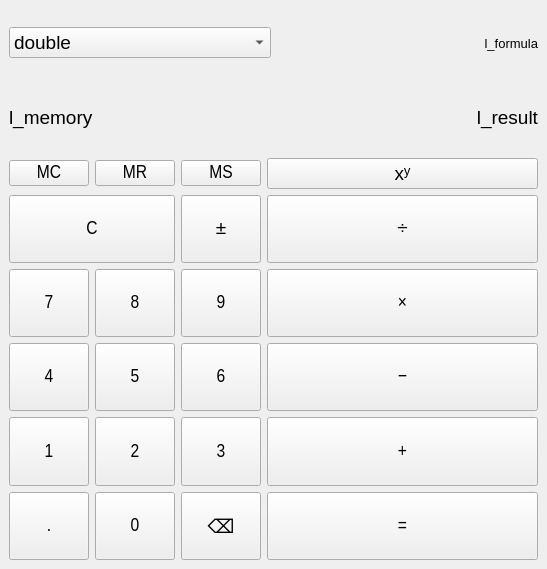
<?xml version="1.0" encoding="UTF-8"?>
<ui version="4.0">
 <class>MainWindow</class>
 <widget class="QMainWindow" name="MainWindow">
  <property name="geometry">
   <rect>
    <x>0</x>
    <y>0</y>
    <width>547</width>
    <height>569</height>
   </rect>
  </property>
  <property name="sizePolicy">
   <sizepolicy hsizetype="Preferred" vsizetype="Preferred">
    <horstretch>0</horstretch>
    <verstretch>0</verstretch>
   </sizepolicy>
  </property>
  <property name="font">
   <font>
    <pointsize>14</pointsize>
   </font>
  </property>
  <property name="windowTitle">
   <string>Калькулятор</string>
  </property>
  <widget class="QWidget" name="centralwidget">
   <layout class="QGridLayout" name="gridLayout">
    <item row="0" column="0" colspan="4">
     <layout class="QHBoxLayout" name="horizontalLayout_2">
      <item>
       <widget class="QComboBox" name="cmb_controller">
        <item>
         <property name="text">
          <string>double</string>
         </property>
        </item>
        <item>
         <property name="text">
          <string>float</string>
         </property>
        </item>
        <item>
         <property name="text">
          <string>uint8_t</string>
         </property>
        </item>
        <item>
         <property name="text">
          <string>int</string>
         </property>
        </item>
        <item>
         <property name="text">
          <string>int64_t</string>
         </property>
        </item>
        <item>
         <property name="text">
          <string>size_t</string>
         </property>
        </item>
        <item>
         <property name="text">
          <string>Rational</string>
         </property>
        </item>
       </widget>
      </item>
      <item>
       <widget class="QLabel" name="l_formula">
        <property name="font">
         <font>
          <pointsize>10</pointsize>
         </font>
        </property>
        <property name="text">
         <string>l_formula</string>
        </property>
        <property name="alignment">
         <set>Qt::AlignmentFlag::AlignRight|Qt::AlignmentFlag::AlignTrailing|Qt::AlignmentFlag::AlignVCenter</set>
        </property>
       </widget>
      </item>
     </layout>
    </item>
    <item row="1" column="0" colspan="4">
     <layout class="QHBoxLayout" name="horizontalLayout" stretch="0,1">
      <item>
       <widget class="QLabel" name="l_memory">
        <property name="sizePolicy">
         <sizepolicy hsizetype="Preferred" vsizetype="Preferred">
          <horstretch>0</horstretch>
          <verstretch>0</verstretch>
         </sizepolicy>
        </property>
        <property name="font">
         <font>
          <pointsize>14</pointsize>
         </font>
        </property>
        <property name="text">
         <string>l_memory</string>
        </property>
       </widget>
      </item>
      <item>
       <widget class="QLabel" name="l_result">
        <property name="sizePolicy">
         <sizepolicy hsizetype="Preferred" vsizetype="Preferred">
          <horstretch>0</horstretch>
          <verstretch>0</verstretch>
         </sizepolicy>
        </property>
        <property name="font">
         <font>
          <pointsize>14</pointsize>
         </font>
        </property>
        <property name="text">
         <string>l_result</string>
        </property>
        <property name="alignment">
         <set>Qt::AlignmentFlag::AlignRight|Qt::AlignmentFlag::AlignTrailing|Qt::AlignmentFlag::AlignVCenter</set>
        </property>
       </widget>
      </item>
     </layout>
    </item>
    <item row="2" column="0">
     <widget class="QPushButton" name="tb_mc">
      <property name="minimumSize">
       <size>
        <width>0</width>
        <height>0</height>
       </size>
      </property>
      <property name="font">
       <font>
        <family>Arial Narrow</family>
        <pointsize>14</pointsize>
       </font>
      </property>
      <property name="text">
       <string>MC</string>
      </property>
     </widget>
    </item>
    <item row="2" column="1">
     <widget class="QPushButton" name="tb_mr">
      <property name="minimumSize">
       <size>
        <width>0</width>
        <height>0</height>
       </size>
      </property>
      <property name="font">
       <font>
        <family>Arial Narrow</family>
        <pointsize>14</pointsize>
       </font>
      </property>
      <property name="text">
       <string>MR</string>
      </property>
     </widget>
    </item>
    <item row="2" column="2">
     <widget class="QPushButton" name="tb_ms">
      <property name="minimumSize">
       <size>
        <width>0</width>
        <height>0</height>
       </size>
      </property>
      <property name="font">
       <font>
        <family>Arial Narrow</family>
        <pointsize>14</pointsize>
       </font>
      </property>
      <property name="text">
       <string>MS</string>
      </property>
     </widget>
    </item>
    <item row="2" column="3">
     <widget class="QPushButton" name="tb_power">
      <property name="text">
       <string>xʸ</string>
      </property>
     </widget>
    </item>
    <item row="3" column="0" colspan="2">
     <widget class="QPushButton" name="tb_reset">
      <property name="sizePolicy">
       <sizepolicy hsizetype="Preferred" vsizetype="Preferred">
        <horstretch>0</horstretch>
        <verstretch>0</verstretch>
       </sizepolicy>
      </property>
      <property name="minimumSize">
       <size>
        <width>0</width>
        <height>0</height>
       </size>
      </property>
      <property name="font">
       <font>
        <family>Arial Narrow</family>
        <pointsize>14</pointsize>
       </font>
      </property>
      <property name="text">
       <string>C</string>
      </property>
      <property name="shortcut">
       <string>Esc</string>
      </property>
     </widget>
    </item>
    <item row="3" column="2">
     <widget class="QPushButton" name="tb_negate">
      <property name="sizePolicy">
       <sizepolicy hsizetype="Preferred" vsizetype="Preferred">
        <horstretch>0</horstretch>
        <verstretch>0</verstretch>
       </sizepolicy>
      </property>
      <property name="minimumSize">
       <size>
        <width>0</width>
        <height>0</height>
       </size>
      </property>
      <property name="font">
       <font>
        <family>Arial Narrow</family>
        <pointsize>14</pointsize>
       </font>
      </property>
      <property name="text">
       <string>±</string>
      </property>
     </widget>
    </item>
    <item row="3" column="3">
     <widget class="QPushButton" name="tb_divide">
      <property name="sizePolicy">
       <sizepolicy hsizetype="Preferred" vsizetype="Preferred">
        <horstretch>0</horstretch>
        <verstretch>0</verstretch>
       </sizepolicy>
      </property>
      <property name="minimumSize">
       <size>
        <width>0</width>
        <height>0</height>
       </size>
      </property>
      <property name="font">
       <font>
        <family>Arial Narrow</family>
        <pointsize>14</pointsize>
       </font>
      </property>
      <property name="text">
       <string>÷</string>
      </property>
      <property name="shortcut">
       <string>/</string>
      </property>
     </widget>
    </item>
    <item row="4" column="0">
     <widget class="QPushButton" name="tb_seven">
      <property name="sizePolicy">
       <sizepolicy hsizetype="Preferred" vsizetype="Preferred">
        <horstretch>0</horstretch>
        <verstretch>0</verstretch>
       </sizepolicy>
      </property>
      <property name="minimumSize">
       <size>
        <width>0</width>
        <height>0</height>
       </size>
      </property>
      <property name="font">
       <font>
        <family>Arial Narrow</family>
        <pointsize>14</pointsize>
       </font>
      </property>
      <property name="text">
       <string>7</string>
      </property>
      <property name="shortcut">
       <string>7</string>
      </property>
     </widget>
    </item>
    <item row="4" column="1">
     <widget class="QPushButton" name="tb_eight">
      <property name="sizePolicy">
       <sizepolicy hsizetype="Preferred" vsizetype="Preferred">
        <horstretch>0</horstretch>
        <verstretch>0</verstretch>
       </sizepolicy>
      </property>
      <property name="minimumSize">
       <size>
        <width>0</width>
        <height>0</height>
       </size>
      </property>
      <property name="font">
       <font>
        <family>Arial Narrow</family>
        <pointsize>14</pointsize>
       </font>
      </property>
      <property name="text">
       <string>8</string>
      </property>
      <property name="shortcut">
       <string>8</string>
      </property>
     </widget>
    </item>
    <item row="4" column="2">
     <widget class="QPushButton" name="tb_nine">
      <property name="sizePolicy">
       <sizepolicy hsizetype="Preferred" vsizetype="Preferred">
        <horstretch>0</horstretch>
        <verstretch>0</verstretch>
       </sizepolicy>
      </property>
      <property name="minimumSize">
       <size>
        <width>0</width>
        <height>0</height>
       </size>
      </property>
      <property name="font">
       <font>
        <family>Arial Narrow</family>
        <pointsize>14</pointsize>
       </font>
      </property>
      <property name="text">
       <string>9</string>
      </property>
      <property name="shortcut">
       <string>9</string>
      </property>
     </widget>
    </item>
    <item row="4" column="3">
     <widget class="QPushButton" name="tb_multiplicate">
      <property name="sizePolicy">
       <sizepolicy hsizetype="Expanding" vsizetype="Preferred">
        <horstretch>0</horstretch>
        <verstretch>0</verstretch>
       </sizepolicy>
      </property>
      <property name="minimumSize">
       <size>
        <width>0</width>
        <height>0</height>
       </size>
      </property>
      <property name="font">
       <font>
        <family>Arial Narrow</family>
        <pointsize>14</pointsize>
       </font>
      </property>
      <property name="text">
       <string>×</string>
      </property>
      <property name="shortcut">
       <string>*</string>
      </property>
     </widget>
    </item>
    <item row="5" column="0">
     <widget class="QPushButton" name="tb_four">
      <property name="sizePolicy">
       <sizepolicy hsizetype="Preferred" vsizetype="Preferred">
        <horstretch>0</horstretch>
        <verstretch>0</verstretch>
       </sizepolicy>
      </property>
      <property name="minimumSize">
       <size>
        <width>0</width>
        <height>0</height>
       </size>
      </property>
      <property name="font">
       <font>
        <family>Arial Narrow</family>
        <pointsize>14</pointsize>
       </font>
      </property>
      <property name="text">
       <string>4</string>
      </property>
      <property name="shortcut">
       <string>4</string>
      </property>
     </widget>
    </item>
    <item row="5" column="1">
     <widget class="QPushButton" name="tb_five">
      <property name="sizePolicy">
       <sizepolicy hsizetype="Preferred" vsizetype="Preferred">
        <horstretch>0</horstretch>
        <verstretch>0</verstretch>
       </sizepolicy>
      </property>
      <property name="minimumSize">
       <size>
        <width>0</width>
        <height>0</height>
       </size>
      </property>
      <property name="font">
       <font>
        <family>Arial Narrow</family>
        <pointsize>14</pointsize>
       </font>
      </property>
      <property name="text">
       <string>5</string>
      </property>
      <property name="shortcut">
       <string>5</string>
      </property>
     </widget>
    </item>
    <item row="5" column="2">
     <widget class="QPushButton" name="tb_six">
      <property name="sizePolicy">
       <sizepolicy hsizetype="Preferred" vsizetype="Preferred">
        <horstretch>0</horstretch>
        <verstretch>0</verstretch>
       </sizepolicy>
      </property>
      <property name="minimumSize">
       <size>
        <width>0</width>
        <height>0</height>
       </size>
      </property>
      <property name="font">
       <font>
        <family>Arial Narrow</family>
        <pointsize>14</pointsize>
       </font>
      </property>
      <property name="text">
       <string>6</string>
      </property>
      <property name="shortcut">
       <string>6</string>
      </property>
     </widget>
    </item>
    <item row="5" column="3">
     <widget class="QPushButton" name="tb_substract">
      <property name="sizePolicy">
       <sizepolicy hsizetype="Preferred" vsizetype="Preferred">
        <horstretch>0</horstretch>
        <verstretch>0</verstretch>
       </sizepolicy>
      </property>
      <property name="minimumSize">
       <size>
        <width>0</width>
        <height>0</height>
       </size>
      </property>
      <property name="font">
       <font>
        <family>Arial Narrow</family>
        <pointsize>14</pointsize>
       </font>
      </property>
      <property name="text">
       <string>−</string>
      </property>
      <property name="shortcut">
       <string>-</string>
      </property>
     </widget>
    </item>
    <item row="6" column="0">
     <widget class="QPushButton" name="tb_one">
      <property name="sizePolicy">
       <sizepolicy hsizetype="Preferred" vsizetype="Preferred">
        <horstretch>0</horstretch>
        <verstretch>0</verstretch>
       </sizepolicy>
      </property>
      <property name="minimumSize">
       <size>
        <width>0</width>
        <height>0</height>
       </size>
      </property>
      <property name="font">
       <font>
        <family>Arial Narrow</family>
        <pointsize>14</pointsize>
       </font>
      </property>
      <property name="text">
       <string>1</string>
      </property>
      <property name="shortcut">
       <string>1</string>
      </property>
     </widget>
    </item>
    <item row="6" column="1">
     <widget class="QPushButton" name="tb_two">
      <property name="sizePolicy">
       <sizepolicy hsizetype="Preferred" vsizetype="Preferred">
        <horstretch>0</horstretch>
        <verstretch>0</verstretch>
       </sizepolicy>
      </property>
      <property name="minimumSize">
       <size>
        <width>0</width>
        <height>0</height>
       </size>
      </property>
      <property name="font">
       <font>
        <family>Arial Narrow</family>
        <pointsize>14</pointsize>
       </font>
      </property>
      <property name="text">
       <string>2</string>
      </property>
      <property name="shortcut">
       <string>2</string>
      </property>
     </widget>
    </item>
    <item row="6" column="2">
     <widget class="QPushButton" name="tb_three">
      <property name="sizePolicy">
       <sizepolicy hsizetype="Preferred" vsizetype="Preferred">
        <horstretch>0</horstretch>
        <verstretch>0</verstretch>
       </sizepolicy>
      </property>
      <property name="minimumSize">
       <size>
        <width>0</width>
        <height>0</height>
       </size>
      </property>
      <property name="font">
       <font>
        <family>Arial Narrow</family>
        <pointsize>14</pointsize>
       </font>
      </property>
      <property name="text">
       <string>3</string>
      </property>
      <property name="shortcut">
       <string>3</string>
      </property>
     </widget>
    </item>
    <item row="6" column="3">
     <widget class="QPushButton" name="tb_add">
      <property name="sizePolicy">
       <sizepolicy hsizetype="Preferred" vsizetype="Preferred">
        <horstretch>0</horstretch>
        <verstretch>0</verstretch>
       </sizepolicy>
      </property>
      <property name="minimumSize">
       <size>
        <width>0</width>
        <height>0</height>
       </size>
      </property>
      <property name="font">
       <font>
        <family>Arial Narrow</family>
        <pointsize>14</pointsize>
       </font>
      </property>
      <property name="text">
       <string>+</string>
      </property>
      <property name="shortcut">
       <string>+</string>
      </property>
     </widget>
    </item>
    <item row="7" column="0">
     <widget class="QPushButton" name="tb_extra">
      <property name="sizePolicy">
       <sizepolicy hsizetype="Preferred" vsizetype="Preferred">
        <horstretch>0</horstretch>
        <verstretch>0</verstretch>
       </sizepolicy>
      </property>
      <property name="minimumSize">
       <size>
        <width>0</width>
        <height>0</height>
       </size>
      </property>
      <property name="font">
       <font>
        <family>Arial Narrow</family>
        <pointsize>14</pointsize>
       </font>
      </property>
      <property name="text">
       <string>.</string>
      </property>
     </widget>
    </item>
    <item row="7" column="1">
     <widget class="QPushButton" name="tb_zero">
      <property name="sizePolicy">
       <sizepolicy hsizetype="Preferred" vsizetype="Preferred">
        <horstretch>0</horstretch>
        <verstretch>0</verstretch>
       </sizepolicy>
      </property>
      <property name="minimumSize">
       <size>
        <width>0</width>
        <height>0</height>
       </size>
      </property>
      <property name="font">
       <font>
        <family>Arial Narrow</family>
        <pointsize>14</pointsize>
       </font>
      </property>
      <property name="text">
       <string>0</string>
      </property>
     </widget>
    </item>
    <item row="7" column="2">
     <widget class="QPushButton" name="tb_backspace">
      <property name="sizePolicy">
       <sizepolicy hsizetype="Preferred" vsizetype="Preferred">
        <horstretch>0</horstretch>
        <verstretch>0</verstretch>
       </sizepolicy>
      </property>
      <property name="text">
       <string>⌫</string>
      </property>
     </widget>
    </item>
    <item row="7" column="3">
     <widget class="QPushButton" name="tb_equal">
      <property name="sizePolicy">
       <sizepolicy hsizetype="Preferred" vsizetype="Preferred">
        <horstretch>0</horstretch>
        <verstretch>0</verstretch>
       </sizepolicy>
      </property>
      <property name="minimumSize">
       <size>
        <width>0</width>
        <height>0</height>
       </size>
      </property>
      <property name="font">
       <font>
        <family>Arial Narrow</family>
        <pointsize>14</pointsize>
       </font>
      </property>
      <property name="text">
       <string>=</string>
      </property>
      <property name="shortcut">
       <string>Enter</string>
      </property>
     </widget>
    </item>
   </layout>
  </widget>
 </widget>
 <resources/>
 <connections/>
</ui>
